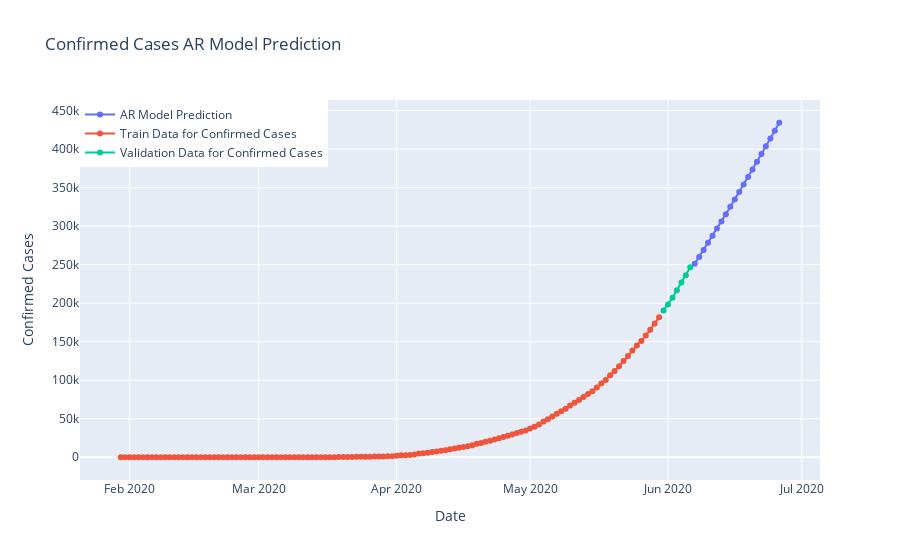

The notebook cell saved with this chart:
### Code cell
fig=go.Figure()

fig.add_trace(go.Scatter(x=model_predictions.Date, y=model_predictions['AR Model Prediction'],
                    mode='lines+markers',name="AR Model Prediction",))

fig.add_trace(go.Scatter(x=model_train.ObservationDate, y=model_train["Confirmed"],
                    mode='lines+markers',name="Train Data for Confirmed Cases"))
fig.add_trace(go.Scatter(x=valid.ObservationDate, y=valid["Confirmed"],
                    mode='lines+markers',name="Validation Data for Confirmed Cases",))
fig.update_layout(title="Confirmed Cases AR Model Prediction",
                 xaxis_title="Date",yaxis_title="Confirmed Cases",legend=dict(x=0,y=1,traceorder="normal"))
fig.show()
